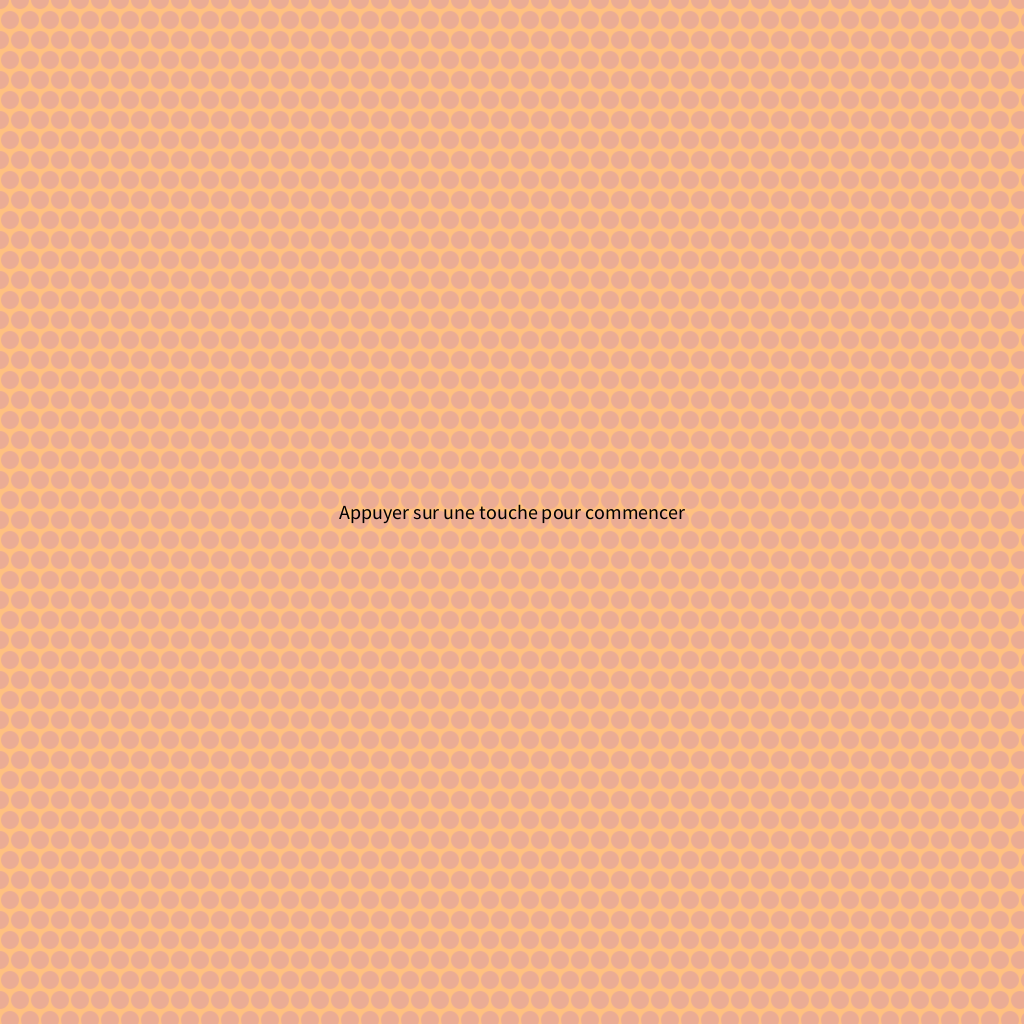
Frame 1 (no input)
Frame 60 (the mouse pressed at the canvas centre just before this capture): identical to frame 1, image omitted
Frame 120 (the mouse held since frame 60 and released just before this capture): identical to frame 1, image omitted

The Processing sketch that drew this single still picture (run headless with seeded random() and noise(); from frame 60 on, the mouse is pressed at the canvas centre):

// Processing sketch: SlitherSaclay
// ── SlitherSaclay.pde
// Questions :
/*

 Q1 : dessiner joli segment rond pour serpent
 Q2 : dessiner visage serpent (yeux, langue, etc.)
 Q3 : materialiser bordure de scroll (carre)
 Q4 : dessiner joli "noisette" ou "gland" pour nourriture
 Q5 : dessiner un terrain selon perlin
 --------------------------------------
 Note de projet No1 pour le 4 ou 5 decembre
 
 Q6 : dessiner serpent "lumineux" quand "acceleration" avec la touche espace
 Q7 : animation a la mort (mieux que le game-over qui rapetisse)
 Q8 : animation au repas 
 Q9 : dessiner l'ombre d'un quadricoptere au centre du plateau de jeu
 Q10 : tableau des vainqueurs 
 --------------------------------------
 Note de projet No2 pour la soutenance finale debut janvier
*/


// variables globales
PImage img1,img2;
boolean merge = false;
Snake snakes[];
int TerrX     = 40;
int TerrY     = 40;

int gaussR = 11;
float gauss[][];
int panX = 0;
int panY = 0;

int state = 1;

int BORDER_SIZE = 200;
String names[]={"Fred", "Nicolas", "Yacine", "Olivia", "Medhi", "Christian", "Laura"};
 
ArrayList foods; 
 
// on regroupe les variables d'un serpent dans une structure
class Snake {
  ArrayList pos;
  int size = 16;
  int weight = 160;
  float dirX = 10;
  float dirY = 0;
  float speed = 10;
  float r, g, b;
  String name;
  Snake(String name0,int size0, int x0, int y0, int r0, int g0, int b0, float dirX0, float dirY0){
    r=r0;
    g=g0; 
    b=b0;
    
    name = name0;
    dirX = dirX0;
    dirY = dirY0;
    
    size = size0;
    pos = new ArrayList();
    for (int i = size; i>=0; i--){
      Point s = new Point(x0+i*dirX, y0+i*dirY);
      pos.add(s);
    }
    setWeight(size*10);
  }
  
  void setWeight(int weight1){
    weight = weight1;
    for (int i = size; i>=0; i--){
      Point s = (Point)pos.get(i);
      s.r = 10+sqrt((weight-39))/4.0;
      if (i==1) s.r-=2;
      if (i==2) s.r--;
    }
    
    int acc = 8;
    for (int i = pos.size()-1; i>=3; i--){
      Point s  = (Point)pos.get(i);
      if (acc<s.r)
        s.r = acc;
      acc+=1;
    }
  }
  
}
 
 
// une autre structure pour representer les segments de serpent ou les boules de nourriture 
class Point{
  float x; 
  float y;
  float r;
  Point (float x0, float y0){
    x = x0;
    y = y0;
    r = 10;
  }
}


Point newFood(){
  float a = random(0,10000)*PI/5000;
  float d = random(0,5000);
  
  Point p = new Point(d*cos(a), d*sin(a));
  p.r = random(1,5);
  return p;
}



void setup() {  // this is run once.       
    size(1024, 1024); 
    
    snakes = new Snake[6]; 
    for (int k=1; k<snakes.length; k++){
      snakes[k] = new Snake(names[k], 4+10*(k-1), width/2+(int)(300*cos(k*PI/3)), height/2+(int)(300*sin(k*PI/3)), 128+64*(k%3), 255*(k%2), 0, 10*cos((k+2)*PI/3), 10*sin((k+2)*PI/3));
    }
    
    foods = new ArrayList();
    for (int k=0; k<1000; k++){
      foods.add(newFood());
    }
    
    gauss = new float[gaussR][gaussR];
    for (int k=0; k<gaussR; k++)
      for (int l=0; l<gaussR; l++)
        gauss[k][l] = exp(-1.0/gaussR/gaussR*((k-gaussR/2)*(k-gaussR/2)+(l-gaussR/2)*(l-gaussR/2)));
     
    // 2 images
    img1 = createImage(64, 64, ARGB);
    img2 = createImage(64+gaussR, 64+gaussR, ARGB);
    
    // Q1 un dessin de cercle dans la premiere image
    for(int j=0; j < img1.height; j++) {
      for(int i=0; i < img1.width; i++) {
        float d0 = dist(i,j,img1.width/2,img1.height/2);
        if (d0<img1.width/2-1) {
          img1.pixels[i+j*img1.width] = color(255);
        }
      }
    }
    // l'ombre du cercle dans la 2ieme image
    for(int j=0; j < img1.height; j++) {
      for(int i=0; i < img1.width; i++) {
        float c = alpha(img1.pixels[i+j*img1.width]);
        for (int k=0; k<gaussR; k++){
          for (int l=0; l<gaussR; l++){
            img2.pixels[i+l+(j+k)*img2.width] += c*gauss[k][l]; 
          }
        }
      }
    }
    int ma = img2.pixels[img2.width/2+img2.height/2*img2.width];
    for(int j=0; j < img2.height; j++) {
      for(int i=0; i < img2.width; i++) {
        int value= img2.pixels[i+j*img2.width];
        img2.pixels[i+j*img2.width] = color(0, 128*value/ma);
      }
    }
    
    img1.updatePixels();    
    img2.updatePixels();
    
    frameRate(25);
} 


void moveSnake(Snake s, float objx, float objy){
  Point p0 = (Point) s.pos.get(0);
  Point pn = (Point) s.pos.get(s.pos.size()-1);
  
  float dd = dist(p0.x, p0.y, objx, objy);
  float tx = objx;
  float ty = objy;
  if (dd>s.speed){
    tx = p0.x+(objx-p0.x)/dd*s.speed;
    ty = p0.y+(objy-p0.y)/dd*s.speed;
  }
  if (dd>0){
    s.dirX = (objx-p0.x)/dd*s.speed;
    s.dirY = (objy-p0.y)/dd*s.speed;
  }
  
  // si on va "vite" on seme de la nourriture derriere soi et on perd du poids
  if(s.speed>10){
    s.setWeight(s.weight -2);
    Point f = new Point(pn.x, pn.y);
    f.r = 1;
    foods.add(f);
      
    if (s.weight<10*s.size){
      s.size--;
      s.pos.remove(s.pos.size()-1);
      
    }
    if (s.weight<42){
      s.speed=10;
    }
  }
  
  // deplace chaque segment du serpent
  float tlen = 0;
  for (int i = 0; i<s.pos.size(); i++){
    Point p = (Point) s.pos.get(i);
    float len = dist(p.x, p.y, tx, ty);
    if (len > tlen){
      p.x = tx-(tx-p.x)*tlen/len;
      p.y = ty-(ty-p.y)*tlen/len;
    }
    tx = p.x;
    ty = p.y;
    tlen = 10; 
  }
}

 
boolean testCollision(Snake s){
  Point p0 = (Point)s.pos.get(0);
  Point pn = (Point)s.pos.get(s.pos.size()-1);
  
  for (int i=0; i<snakes.length; i++){
    Snake other = snakes[i];
    if (other!=null && other!=s){
      for(int k=0; k<other.pos.size(); k++){
        Point p = (Point)other.pos.get(k);
        float dd = dist(p.x, p.y, p0.x, p0.y);
        if (dd<p0.r+p.r){
            return true;
        }
      }
    }
  }
  
  for (int k=foods.size()-1; k>=0; k--){
    Point f = (Point)foods.get(k);
    float dd = dist(p0.x, p0.y, f.x, f.y);
    if (dd < p0.r+f.r) {
      s.setWeight(s.weight +(int)f.r);
      if (s.weight>10*s.size){
        s.size++;
        Point p = new Point(pn.x, pn.y);
        p.r= 8;
        s.pos.add(p);
      }
    
      foods.remove(k);
    }
  }
  return false;
}
 
 
void drawSnake(Snake s) {
  for (int i = s.pos.size()-1; i >= 0; i--){
    Point p = (Point) s.pos.get(i);
    pushMatrix();
    translate( p.x-panX, p.y-panY);
    if (i==0){
      rotate(atan2(s.dirY, s.dirX));
      stroke(0);
      strokeWeight(0.8);
      //Q2 dessin dessous
      pushMatrix();
      scale(2.2*p.r/img1.width, 2.0*p.r/img1.width);
    } else 
      scale(2.0*p.r/img1.width);
   
    if (i%2==0){
      if (s.speed>10){
        //image(img3, 0,0);
        tint(s.r, s.g, s.b);
        image(img1, 0,0);
        noTint();
      }else{
        //image(img2, 0,0);
        tint(s.r/2, s.g/2, s.b/2);
        image(img1, 0,0);
        noTint();
      }
    } else {
      if (s.speed>10){
        //image(img3, 0,0);
        tint(255-(255-s.r)/2, 255-(255-s.g)/2, 255-(255-s.b)/2);
        image(img1, 0,0);
        noTint();
      }else{
        //image(img2, 0,0);
        tint(s.r, s.g, s.b);
        image(img1, 0,0);
        noTint();
      }

    }
    
    if (i==0){
      popMatrix();
      //Q2 dessin dessus
    }
    popMatrix();
  }
  
  
  Point p = (Point) s.pos.get(0);  
  fill(0);
  textSize(14);
  text(s.name+" "+(s.weight-30),  p.x-panX, p.y-panY);
  fill(255);
  text(s.name+" "+(s.weight-30),  p.x-panX-1, p.y-panY-1);
}
 
// Q5
void drawBg(){
  background(255,192,128);
  noStroke();
  for (int j=-panY%20-20; j<=height; j+=20){
    for (int i=-panX%20-20; i<=width; i+=20) {
      fill(255-20, 192-20, 128+20);
      ellipse(((((j+panY)/20)%2)*10+i), j, 18, 18);
    }
  }
}
 
 
void draw() {  // this is run repeatedly.  
  drawBg();

  textAlign(CENTER, CENTER);
  imageMode(CENTER);
  
  if (state==1){
    fill(0);
    textSize(20);
    text("Appuyer sur une touche pour commencer", width/2, height/2);
    return;
  } else if (state>1){
    drawBg();
    fill(0);
    textSize(20+state*2);
    text("Game OVER", width/2, height/2);
    state--;
  } else {
    moveSnake(snakes[0], mouseX+panX, mouseY+panY);
    // si la position du serpent s'approche du bord, on prefere scoller le jeu plutot que de laisser
    // le serpent s'approcher su bord
    Point p = (Point)snakes[0].pos.get(0);
    if (p.x-panX>width-BORDER_SIZE)
      panX = round(p.x-width+BORDER_SIZE);
    if (p.x-panX<BORDER_SIZE)
      panX = round(p.x-BORDER_SIZE);
    if (p.y-panY>height-BORDER_SIZE)
      panY = round(p.y-height+BORDER_SIZE);
    if (p.y-panY<BORDER_SIZE)
      panY = round(p.y-BORDER_SIZE);  
  }
  
  if (snakes[0]!=null && testCollision(snakes[0])){
     for (int i=0; i<snakes[0].pos.size(); i++){
        Point m = (Point)snakes[0].pos.get(i);
        m.r = 10;
        if (i%2==0) foods.add(m);
      }
      snakes[0] = null;
      state = 20;
  }
    
  

  // deplace les autres serpents de maniere aleatoire
  for (int k=1; k<snakes.length; k++)
    if (snakes[k]!=null){
      float dx = snakes[k].dirX;
      float dy = snakes[k].dirY;
      float x = ((Point)snakes[k].pos.get(0)).x;
      float y = ((Point)snakes[k].pos.get(0)).y;
      float dd = dist(0,0,x,y);
      
      float ndx = random(10.0, 15)*dx + random(-8,8)*dy; 
      float ndy = random(10.0, 15)*dy - random(-8,8)*dx; 
      if (dd>1000){
        ndx += -x*(dd-1000)/dd;
        ndy += -y*(dd-1000)/dd;
      }
      
      moveSnake(snakes[k], x+ndx, y+ndy);
      if (testCollision(snakes[k])){
        for (int i=0; i<snakes[k].pos.size(); i++){
          Point m = (Point)snakes[k].pos.get(i);
          m.r = 10;
          if (i%2==0) foods.add(m);
        }
        snakes[k] = new Snake(names[k], 4, (int)random(1000), (int)random(1000), 128+64*(k%3), 255*(k%2), 0, 10*cos(k*PI/3), 10*sin(k*PI/3));
      }
    }

  
  
  for (int k=0; k<foods.size(); k++){
    Point f = (Point)foods.get(k);
    pushMatrix();
    translate(f.x-panX, f.y-panY);
    scale(0.1+sqrt(f.r)/5.0);
    //Q4
    fill(0);
    ellipse(0, 0, 10, 10);
    popMatrix();
  }
    
  for (int k=0; k<snakes.length; k++){
    if (snakes[k]!=null)
      drawSnake(snakes[k]);
  }
  
  noFill();
  stroke(0, 128);
  //Q3 
  rect(BORDER_SIZE, BORDER_SIZE, width-2*BORDER_SIZE, height-2*BORDER_SIZE);

  // Q9 quadricoptere
  pushMatrix();
  translate(width/2, height/2);
  image(img2, 0, 0);
  popMatrix();
}
 
void keyPressed() {
  if (state>0){
    snakes[0] = new Snake(names[0], 4, width/2, height/2, 0, 255, 0, 10, 0); 
    state = 0;
  }
  else if(key==' ' && snakes[0].weight>42)
    snakes[0].speed =20;  
}
void keyReleased() {
  if(snakes[0]!=null && key==' ')
    snakes[0].speed =10;
}
 
